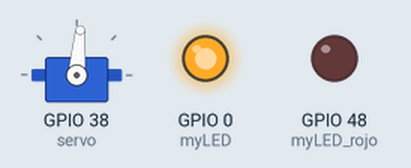
Recording of a program running on a simulated ESP32 board running MicroPython. Parts: servo, output pins drawn as LEDs (lit = HIGH). Nothing arrives over Bluetooth unless stated; servo angles are drawn from the pulse width (0.5 ms = 0°, 2.5 ms = 180°); what the program prints to the serial console is not drawn.

Above: at 0.1 s.
Timing chart, 0 to 1.6 s (numbered marks = the images above):
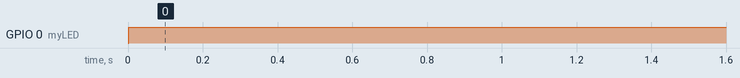

The program:

main.py
```python
from machine import Pin, PWM
import time
from time import sleep_ms
from bleradio import BLERadio

# A board can broadcast small amounts of data on one channel. Here we broadcast
# on channel 5. This board will listen for other boards on channels 4 and 18.
radio = BLERadio(broadcast_channel=5, observe_channels=[4]) # Aqui podes sumar cuantos canales necesites en la lista!!

# You can run a variant of this script on another board, and have it broadcast
# on channel 4 or 18, for example. This board will then receive it.

counter = 0

# Create PWM object for the servo
servo = PWM(Pin(38), freq=50)

myLED = Pin(0, Pin.OUT)
myLED_rojo = Pin(48, Pin.OUT)

# Function to map an angle (0 to 180) to PWM duty cycle
def set_angle(angle):
    # Calculate duty cycle from angle, scaled between 1 ms (51) to 2 ms (102)
    min_duty = 26   # Corresponds to 1ms pulse
    max_duty = 123  # Corresponds to 2ms pulse
    # Map the angle (0-180) to duty cycle (51-102)
    duty = min_duty + (max_duty - min_duty) * angle // 180
    servo.duty(duty)

while True:
    try:


      # Data observed on channel 4, as broadcast by another board.
      # It gives None if no data is detected.
      observed = radio.observe(4)

      if observed != None and observed[0] <= 50: # Observa el valor del sensor de Distancia
        myLED.value(0)
      else:
        myLED.value(1)

      if observed != None and observed[1]: # Observa el valor del sensor de Tacto
        myLED_rojo.value(1)
        set_angle(0)   # Move to 0 degrees
      else:
        myLED_rojo.value(0)
        set_angle(90)   # Move to 0 degrees
      print(f"Llego --> {observed}")

      data = ["hello, world!", 3.14, counter]
      # Broadcast some data on our channel, which is 5.
      radio.broadcast(data)
      # print(f"Salio --> {data}")
      counter += 1
      sleep_ms(10)

    except KeyboardInterrupt:
        # Cleanup on program stop
        servo.deinit()  # Turn off PWM to release the resource
```

bleradio.py
```python
from micropython import const
from time import ticks_ms
import bluetooth
from struct import pack_into, unpack


_IRQ_SCAN_RESULT = const(5)

_LEGO_ID_MSB = const(0x03)
_LEGO_ID_LSB = const(0x97)
_MANUFACTURER_DATA = const(0xFF)

_DURATION = const(0)
_INTERVAL_US = const(30000)
_WINDOW_US = const(30000)
_RSSI_FILTER_WINDOW_MS = const(512)
_OBSERVED_DATA_TIMEOUT_MS = const(1000)
_RSSI_MIN = const(-128)

_ADVERTISING_OBJECT_SINGLE = const(0x00)
_ADVERTISING_OBJECT_TRUE = const(0x01)
_ADVERTISING_OBJECT_FALSE = const(0x02)
_ADVERTISING_OBJECT_INT = const(0x03)
_ADVERTISING_OBJECT_FLOAT = const(0x04)
_ADVERTISING_OBJECT_STRING = const(0x05)
_ADVERTISING_OBJECT_BYTES = const(0x06)

_ADV_MAX_SIZE = const(31)
_ADV_HEADER_SIZE = const(5)
_ADV_COPY_FMT = const("31s")

_LEN = const(0)
_DATA = const(1)
_TIME = const(2)
_RSSI = const(3)

INT_FORMATS = {
    1: "b",
    2: "h",
    4: "i",
}

observed_data = {}


def observe_irq(event, data):
    if event != _IRQ_SCAN_RESULT:
        return

    addr_type, addr, adv_type, rssi, adv_data = data

    # Analyze only advertisements matching Pybricks scheme.
    if (
        len(adv_data) <= _ADV_HEADER_SIZE
        or adv_data[1] != _MANUFACTURER_DATA
        or adv_data[2] != _LEGO_ID_LSB
        or adv_data[3] != _LEGO_ID_MSB
    ):
        return

    if len(adv_data) - 1 != adv_data[0]:
        return

    # Get channel buffer, if allocated.
    channel = adv_data[4]
    if channel not in observed_data:
        return
    info = observed_data[channel]

    # Update time interval.
    diff = ticks_ms() - info[_TIME]
    info[_TIME] += diff
    if diff > _RSSI_FILTER_WINDOW_MS:
        diff = _RSSI_FILTER_WINDOW_MS

    # Approximate a slow moving average to make RSSI more stable.
    info[_RSSI] = (
        info[_RSSI] * (_RSSI_FILTER_WINDOW_MS - diff) + rssi * diff
    ) // _RSSI_FILTER_WINDOW_MS

    # Copy advertising data without allocation.
    info[_LEN] = len(adv_data) - _ADV_HEADER_SIZE
    pack_into(_ADV_COPY_FMT, info[_DATA], 0, adv_data)

    # Allow handler to run other callback code on successfully
    # receiving a broadcasted message.
    return channel


def get_data_info(info_byte: int):
    data_type = info_byte >> 5
    data_length = info_byte & 0x1F
    return data_type, data_length


def unpack_one(data_type: int, data: memoryview):
    if data_type == _ADVERTISING_OBJECT_TRUE:
        return True
    elif data_type == _ADVERTISING_OBJECT_FALSE:
        return False
    elif data_type == _ADVERTISING_OBJECT_SINGLE:
        return None

    # Remaining types require data.
    if len(data) == 0:
        return None

    elif data_type == _ADVERTISING_OBJECT_INT and len(data) in INT_FORMATS:
        return unpack(INT_FORMATS[len(data)], data)[0]
    elif data_type == _ADVERTISING_OBJECT_FLOAT:
        return unpack("f", data)[0]
    elif data_type == _ADVERTISING_OBJECT_STRING:
        return bytes(data).decode("utf-8")
    elif data_type == _ADVERTISING_OBJECT_BYTES:
        return data
    else:
        return None


def decode(data: memoryview):
    first_type, _ = get_data_info(data[0])

    # Case of one value instead of tuple.
    if first_type == _ADVERTISING_OBJECT_SINGLE:
        # Only proceed if this has some data.
        if len(data) < 2:
            return None

        value_type, value_length = get_data_info(data[1])
        return unpack_one(value_type, data[2 : 2 + value_length])

    # Unpack iteratively.
    unpacked = []
    index = 0

    while index < len(data):
        data_type, data_length = get_data_info(data[index])

        # Check if there is enough data left.
        if index + 1 + data_length > len(data):
            break

        # Unpack the value.
        data_value = data[index + 1 : index + 1 + data_length]
        unpacked.append(unpack_one(data_type, data_value))
        index += 1 + data_length

    return unpacked


def smallest_format(n):
    if -(1 << 7) <= n < (1 << 7):
        return "b", 1
    elif -(1 << 15) <= n < (1 << 15):
        return "h", 2
    else:
        return "i", 4


def get_data_info(info_byte: int):
    data_type = info_byte >> 5
    data_length = info_byte & 0x1F
    return data_type, data_length


def encode_one_object(obj, buffer, offset):
    if isinstance(obj, bool):
        buffer[offset] = (
            _ADVERTISING_OBJECT_TRUE if obj else _ADVERTISING_OBJECT_FALSE
        ) << 5
        return 1

    if isinstance(obj, int):
        format, size = smallest_format(obj)
        buffer[offset] = (_ADVERTISING_OBJECT_INT << 5) + size
        pack_into(format, buffer, offset + 1, obj)
        return 1 + size

    if isinstance(obj, float):
        buffer[offset] = (_ADVERTISING_OBJECT_FLOAT << 5) + 4
        pack_into("f", buffer, offset + 1, obj)
        return 1 + 4

    if isinstance(obj, (bytes, bytearray, str)):
        if isinstance(obj, str):
            buffer[offset] = _ADVERTISING_OBJECT_STRING << 5
            data = obj.encode("utf-8")
        else:
            buffer[offset] = _ADVERTISING_OBJECT_BYTES << 5
            data = obj
        buffer[offset] += len(data)
        pack_into(str(len(data)) + "s", buffer, offset + 1, data)
        return 1 + len(data)

    raise ValueError("Data type not supported")


class BLERadio:

    def __init__(self, broadcast_channel: int = None, observe_channels=[], ble=None):

        for channel in observe_channels:
            if not isinstance(channel, int) or 0 < channel > 255:
                raise ValueError(
                    "Observe channel must be list of integers from 0 to 255."
                )
        if broadcast_channel is not None and (
            not isinstance(broadcast_channel, int) or 0 < broadcast_channel > 255
        ):
            raise ValueError("Broadcast channel must be None or integer from 0 to 255.")

        global observed_data
        observed_data = {
            ch: [0, bytearray(_ADV_MAX_SIZE), 0, _RSSI_MIN] for ch in observe_channels
        }

        self.broadcast_channel = broadcast_channel
        self.send_buffer = memoryview(bytearray(_ADV_MAX_SIZE))

        if ble is None:
            # BLE not given, so initialize our own instance.
            self.ble = bluetooth.BLE()
            self.ble.active(True)
            self.ble.irq(observe_irq)
            self.ble.gap_scan(_DURATION, _INTERVAL_US, _WINDOW_US)
        else:
            # Use externally provided BLE, configured and
            # controlled by user.
            self.ble = ble

    def observe(self, channel: int):
        if channel not in observed_data:
            raise ValueError("Channel not allocated.")

        info = observed_data[channel]

        if ticks_ms() - info[_TIME] > _OBSERVED_DATA_TIMEOUT_MS:
            info[_RSSI] = _RSSI_MIN

        if info[_RSSI] == _RSSI_MIN:
            return None

        data = memoryview(info[_DATA])
        return decode(data[_ADV_HEADER_SIZE : info[_LEN] + _ADV_HEADER_SIZE])

    def signal_strength(self, channel: int):
        if channel not in observed_data:
            raise ValueError("Channel not allocated.")

        info = observed_data[channel]

        if ticks_ms() - info[_TIME] > _OBSERVED_DATA_TIMEOUT_MS:
            info[_RSSI] = _RSSI_MIN

        return info[_RSSI]

    def broadcast(self, data):

        if self.broadcast_channel is None:
            raise RuntimeError("Broadcast channel not configured.")

        if data is None:
            self.ble.gap_advertise(None)
            return

        send_buffer = self.send_buffer

        size = _ADV_HEADER_SIZE

        if isinstance(data, (int, float, bool, str, bytes, bytearray)):
            send_buffer[_ADV_HEADER_SIZE] = _ADVERTISING_OBJECT_SINGLE
            size += 1 + encode_one_object(data, send_buffer, _ADV_HEADER_SIZE + 1)
        else:
            for value in data:
                size += encode_one_object(value, send_buffer, size)

        send_buffer[0] = size - 1
        send_buffer[1] = _MANUFACTURER_DATA
        send_buffer[2] = _LEGO_ID_LSB
        send_buffer[3] = _LEGO_ID_MSB
        send_buffer[4] = self.broadcast_channel

        self.ble.gap_advertise(40000, send_buffer[0:size])
```

Measured:
- by itself, GPIO 0 (myLED): LOW → HIGH at 0.00 s
